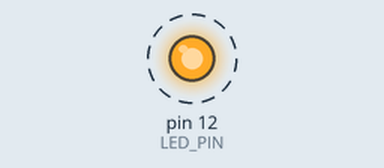
Bench run of a sketch on a simulated Arduino Uno, built with avr-gcc and run on an emulated ATmega328P. Parts: output pins drawn as LEDs (lit = HIGH). Dashed ring = blinking. What the sketch prints to the serial monitor is not drawn.

Above: at 0.5 s.
Timing chart, 0 to 4.6 s (numbered marks = the images above):
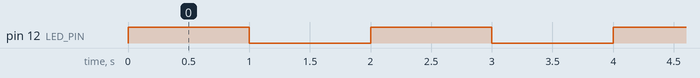

The sketch:

led_blink.ino
```cpp
/*
 * Project: LED Blink Example
 * Description: Simple example to turn on an LED (built-in or external)
 * Author: XergioAleX
 * Date: 2025
 */

// Pin definitions
const int LED_PIN = 12;
// For external LED, connect: LED anode -> resistor (330Ω) -> pin 12, LED cathode -> GND

void setup() {
  // Initialize the LED pin as an output
  pinMode(LED_PIN, OUTPUT);

  // Optional: Initialize serial communication for debugging
  Serial.begin(9600);
  Serial.println("LED Blink Example Started");
}

void loop() {
  // Turn LED on
  digitalWrite(LED_PIN, HIGH);
  Serial.println("LED ON");
  delay(1000);  // Wait for 1 second (1000 milliseconds)

  // Turn LED off
  digitalWrite(LED_PIN, LOW);
  Serial.println("LED OFF");
  delay(1000);  // Wait for 1 second

  // The loop continues indefinitely, creating a blinking effect
}
```

Measured:
- by itself, pin 12 (LED_PIN): alternates HIGH for 1.0 s and LOW for 1.0 s
